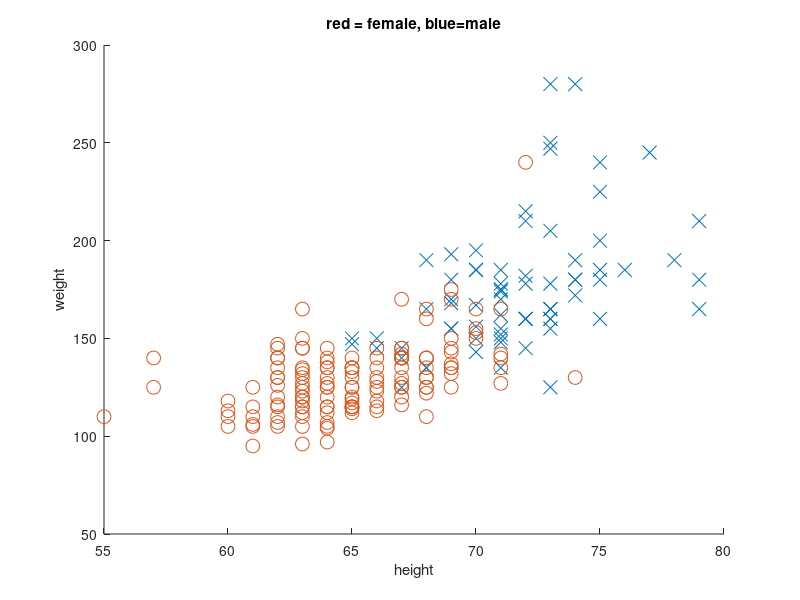
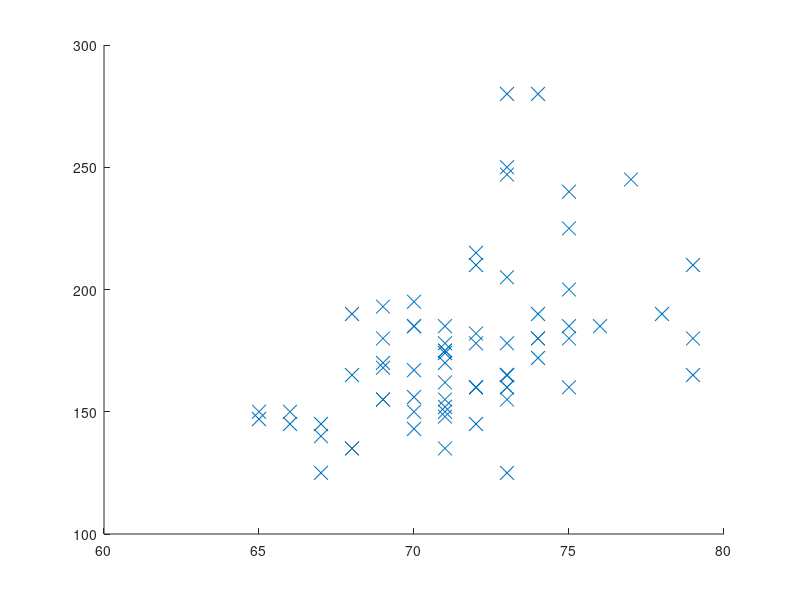

The MATLAB source for these figures, in order: (Note: this script raises an error after producing the figures.)
%% MVN Height Weight Demo
for i=1:2
    if(i==1)
        plotCov = false;
    else
        plotCov=true;
    end
    % Make 2D scatter plot and superimpose Gaussian fit
    rawdata = dlmread('heightWeightDataSimple.txt'); % comma delimited file
    data.Y = rawdata(:,1); % 1=male, 2=female
    data.X = [rawdata(:,2) rawdata(:,3)]; % height, weight
    maleNdx = find(data.Y == 1);
    femaleNdx = find(data.Y == 2);
    classNdx = {maleNdx, femaleNdx};
    figure;
    colors = 'br';
    sym = 'xo';
    for c=1:2
        str = sprintf('%s%s', sym(c), colors(c));
        X = data.X(classNdx{c},:);
        h=scatter(X(:,1), X(:,2), 100, str); %set(h, 'markersize', 10);
        hold on
        if plotCov
            pgauss = fit(MvnDist, 'data',X, 'method', 'mle');
            gaussPlot2d(pgauss.mu, pgauss.Sigma);
            L = logprob(pgauss, X);
        end
    end
    xlabel('height')
    ylabel('weight')
    title('red = female, blue=male');
end
